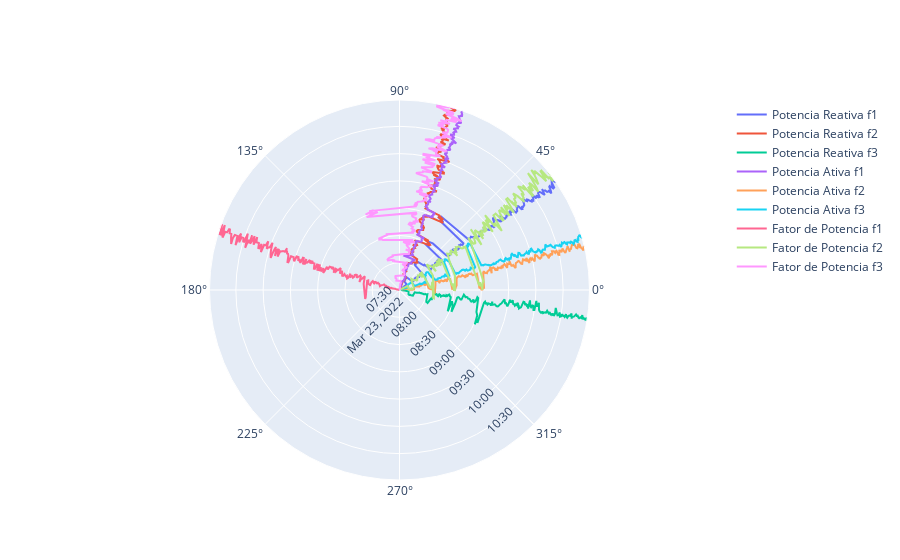

Notebook source saved alongside this figure:
### Code cell
fig1 = go.Figure(data=go.Scatterpolar(
    r=df2.DATA,
    theta=100*df2['potencia_reativa_f1 var']/df2['potencia_reativa_total var'],
    name='Potencia Reativa f1'
))

fig2 = go.Figure(data=go.Scatterpolar(
    r=df2.DATA,
    theta=100*df2['potencia_reativa_f2 var']/df2['potencia_reativa_total var'],
    name='Potencia Reativa f2'
))

fig3 = go.Figure(data=go.Scatterpolar(
    r=df2.DATA,
    theta=100*df2['potencia_reativa_f3 var']/df2['potencia_reativa_total var'],
    name='Potencia Reativa f3'
))

fig4 = go.Figure(data=go.Scatterpolar(
    r=df2.DATA,
    theta=100*df2['potencia_ativa_f1 W']/df2['potencia_ativa_total W'],
    name='Potencia Ativa f1'
))

fig5 = go.Figure(data=go.Scatterpolar(
    r=df2.DATA,
    theta=100*df2['potencia_ativa_f2 W']/df2['potencia_ativa_total W'],
    name='Potencia Ativa f2'
))

fig6 = go.Figure(data=go.Scatterpolar(
    r=df2.DATA,
    theta=100*df2['potencia_ativa_f3 W']/df2['potencia_ativa_total W'],
    name='Potencia Ativa f3'
))


fig7 = go.Figure(data=go.Scatterpolar(
    r=df2.DATA,
    theta=100*df2['fator_potencia_f1 kvarh']/df2['Fator_Potencia_Total kvarh'],
    name='Fator de Potencia f1'
))

fig8 = go.Figure(data=go.Scatterpolar(
    r=df2.DATA,
    theta=100*df2['fator_potencia_f2 kvarh']/df2['Fator_Potencia_Total kvarh'],
    name='Fator de Potencia f2'
))

fig9 = go.Figure(data=go.Scatterpolar(
    r=df2.DATA,
    theta=100*df2['fator_potencia_f3 kvarh']/df2['Fator_Potencia_Total kvarh'],
    name='Fator de Potencia f3'
))


fig = go.Figure(data=fig1.data+fig2.data+fig3.data+fig4.data+fig5.data+fig6.data+fig7.data+fig8.data+fig9.data)
fig.update_layout(
    polar=dict(
        radialaxis=dict(angle=-45, tickangle=-90 ),
        #angularaxis=dict(tickangle=45)
    )
)

fig.show()

### Figure 1 — Plotly figure (JSON) as saved in the notebook; plotly's stock layout.template omitted (floating-point values rounded to 4 significant figures; data arrays with more than 128 entries replaced by an {"elided": "..."} marker saying what was removed)
{"data": [{"name": "Potencia Reativa f1", "r": {"elided": "271 str values"}, "theta": {"elided": "271 float values"}, "type": "scatterpolar"}, {"name": "Potencia Reativa f2", "r": {"elided": "271 str values"}, "theta": {"elided": "271 float values"}, "type": "scatterpolar"}, {"name": "Potencia Reativa f3", "r": {"elided": "271 str values"}, "theta": {"elided": "271 float values"}, "type": "scatterpolar"}, {"name": "Potencia Ativa f1", "r": {"elided": "271 str values"}, "theta": {"elided": "271 float values"}, "type": "scatterpolar"}, {"name": "Potencia Ativa f2", "r": {"elided": "271 str values"}, "theta": {"elided": "271 float values"}, "type": "scatterpolar"}, {"name": "Potencia Ativa f3", "r": {"elided": "271 str values"}, "theta": {"elided": "271 float values"}, "type": "scatterpolar"}, {"name": "Fator de Potencia f1", "r": {"elided": "271 str values"}, "theta": {"elided": "271 float values"}, "type": "scatterpolar"}, {"name": "Fator de Potencia f2", "r": {"elided": "271 str values"}, "theta": {"elided": "271 float values"}, "type": "scatterpolar"}, {"name": "Fator de Potencia f3", "r": {"elided": "271 str values"}, "theta": {"elided": "271 float values"}, "type": "scatterpolar"}], "layout": {"polar": {"radialaxis": {"angle": -45, "tickangle": -90}}}}
